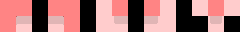

This game map was drawn from its Tiled (.tmx) file and the tilesets committed beside it. A one-line description and the full map source follow:
An orthogonal 15x2 tile map with 16x16 px tiles, 3 tile layers (regions, input_layer1, output_layer3).

<map version="1.5" tiledversion="1.7.2" orientation="orthogonal" renderorder="right-down" width="15" height="2" tilewidth="16" tileheight="16" infinite="0" nextlayerid="4" nextobjectid="1">
 <tileset firstgid="1" source="../../../porthole-tileset.tsx" />
 <layer id="3" name="regions" width="15" height="2">
  <data encoding="csv">
1,1,0,1,1,0,1,1,0,1,1,0,1,1,1,
1,1,0,1,1,0,1,1,0,1,1,0,0,1,0
</data>
 </layer>
 <layer id="1" name="input_layer1" width="15" height="2">
  <data encoding="csv">
33,33,0,33,33,0,2,33,0,33,2,0,2,33,2,
33,2,0,2,33,0,2,2,0,2,2,0,0,2,0
</data>
 </layer>
 <layer id="2" name="output_layer3" width="15" height="2">
  <data encoding="csv">
0,0,0,0,0,0,0,0,0,0,0,0,0,0,0,
0,97,0,99,0,0,0,100,0,101,0,0,0,102,0
</data>
 </layer>
</map>
